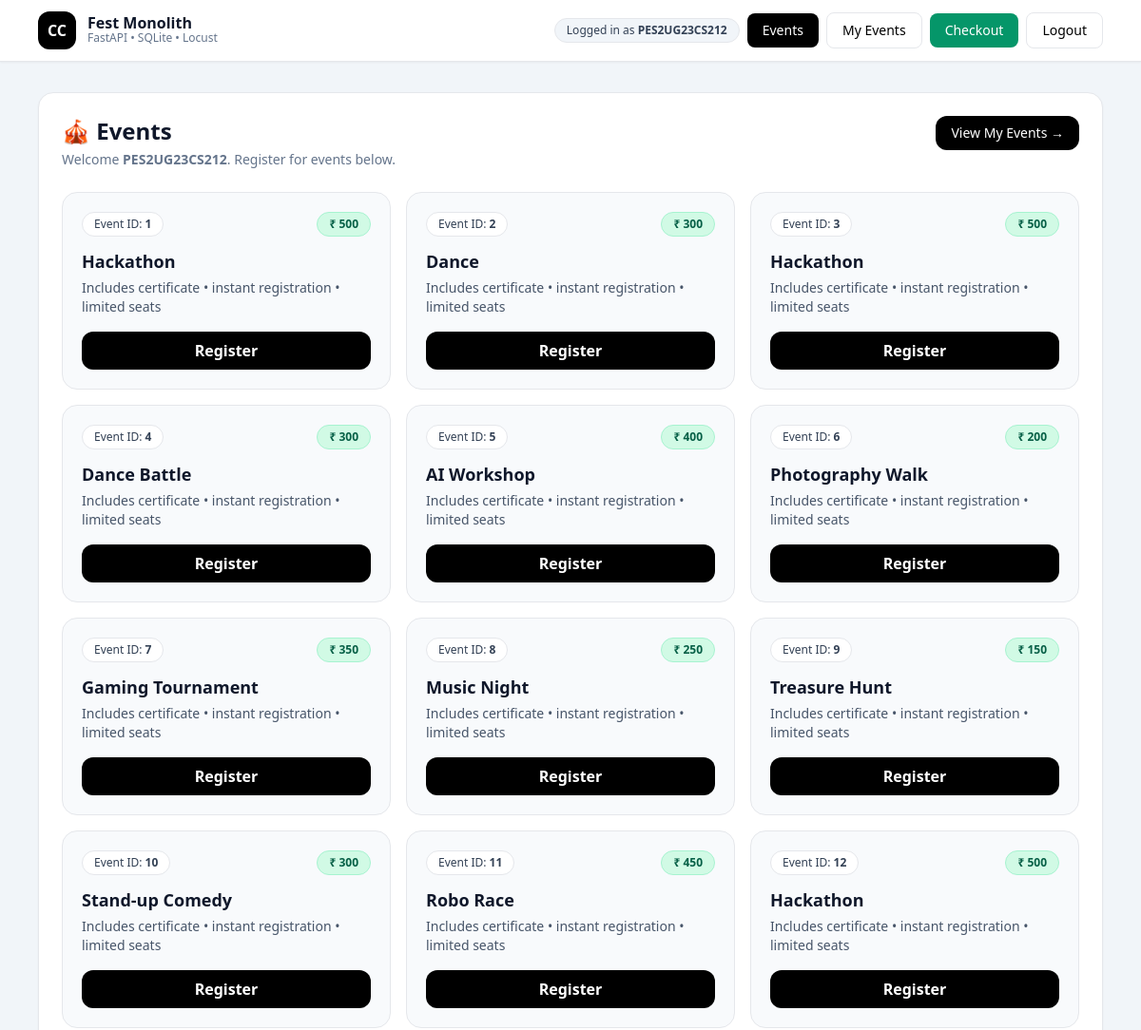
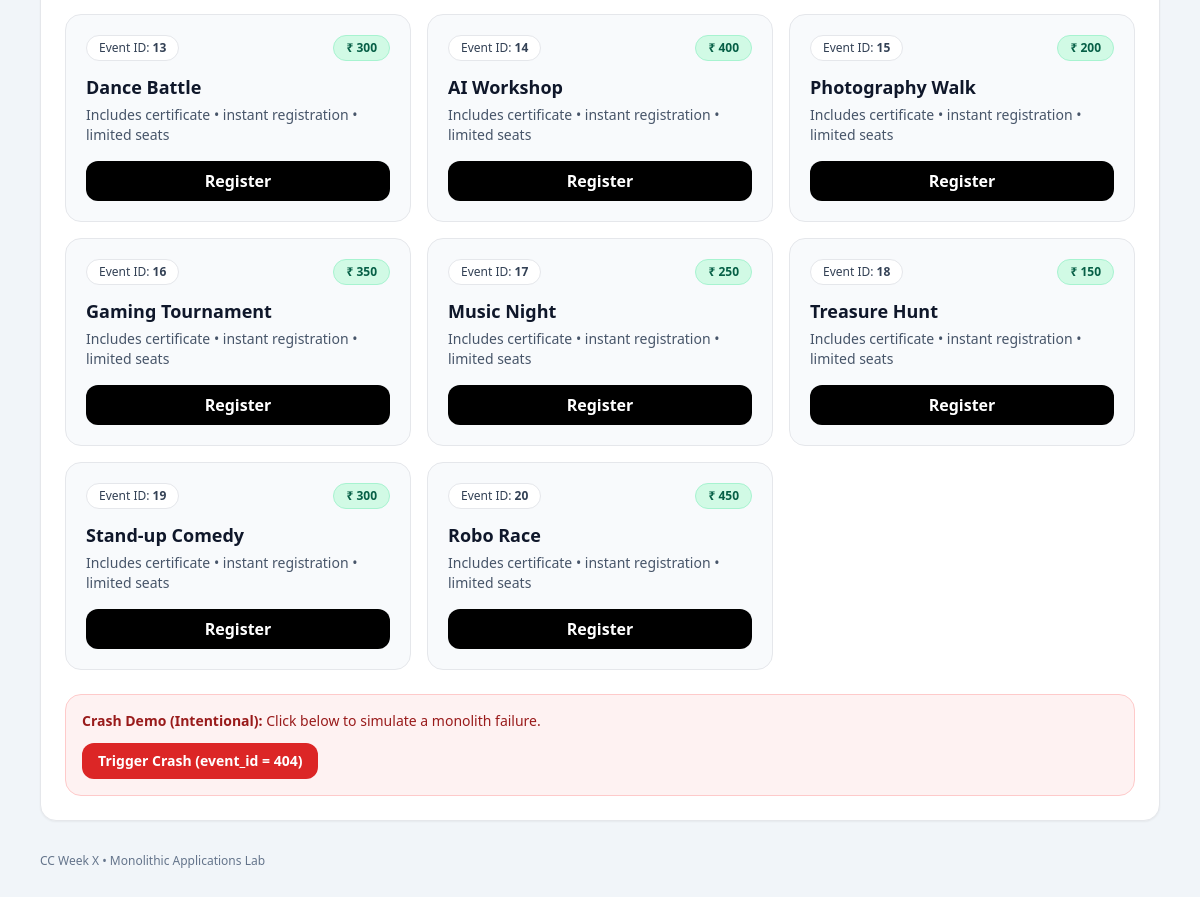
Page /events?user=PES2UG23CS212 on the committed database (2 pictures, top to bottom).
### tables this page shows
CREATE TABLE events (
    id INTEGER PRIMARY KEY AUTOINCREMENT,
    name TEXT,
    fee INTEGER
);

### main.py (the view)
@app.get("/events", response_class=HTMLResponse)
def events(request: Request, user: str):
    db = get_db()
    rows = db.execute("SELECT * FROM events").fetchall()
    waste = 0
    for i in range(3000000):
        waste += i % 3
    return templates.TemplateResponse(
        "events.html",
        {"request": request, "events": rows, "user": user}
    )

### templates/events.html
{% extends "base.html" %}
{% block content %}
<div class="bg-white rounded-2xl shadow-sm border p-6">
  <div class="flex items-start justify-between gap-4 flex-wrap">
    <div>
      <h1 class="text-2xl font-bold text-slate-900">🎪 Events</h1>
      <p class="text-sm text-slate-500 mt-1">
        Welcome <b>{{ user }}</b>. Register for events below.
      </p>
    </div>
    <div class="flex gap-2 flex-wrap">
      <a href="/my-events?user={{ user }}"
         class="px-4 py-2 rounded-xl bg-black text-white font-medium text-sm hover:opacity-90">
        View My Events →
      </a>
    </div>
  </div>
  <div class="mt-6 grid sm:grid-cols-2 lg:grid-cols-3 gap-4">
    {% for e in events %}
      <div class="rounded-2xl border bg-slate-50 p-5 hover:bg-white hover:shadow-sm transition">
        <div class="flex items-center justify-between">
          <span class="text-xs px-3 py-1 rounded-full bg-white border text-slate-700">
            Event ID: <b>{{ e[0] }}</b>
          </span>
          <span class="text-xs px-3 py-1 rounded-full bg-emerald-100 border border-emerald-200 text-emerald-800 font-semibold">
            ₹ {{ e[2] }}
          </span>
        </div>
        <h2 class="mt-3 text-lg font-bold text-slate-900">{{ e[1] }}</h2>
        <p class="text-sm text-slate-600 mt-1">
          Includes certificate • instant registration • limited seats
        </p>
        <a href="/register_event/{{ e[0] }}?user={{ user }}"
           class="mt-4 block text-center px-4 py-2 rounded-xl bg-black text-white font-semibold hover:opacity-90">
          Register
        </a>
      </div>
    {% endfor %}
  </div>
  <div class="mt-6 p-4 rounded-2xl bg-red-50 border border-red-200 text-red-800 text-sm">
    <b>Crash Demo (Intentional):</b> Click below to simulate a monolith failure.
    <div class="mt-3">
      <a href="/register_event/404?user={{ user }}"
         class="inline-flex px-4 py-2 rounded-xl bg-red-600 text-white font-semibold hover:bg-red-700">
        Trigger Crash (event_id = 404)
      </a>
    </div>
  </div>
</div>
{% endblock %}

### templates/base.html (shortened to what this page needs)
<!DOCTYPE html>
<html lang="en">
<head>
  <script src="https://cdn.tailwindcss.com"></script>
</head>
<body class="bg-slate-100">
  <nav class="bg-white shadow-sm border-b">
    <div class="max-w-6xl mx-auto px-4 py-3 flex items-center justify-between">
      <div class="flex items-center gap-3">
        <div class="h-10 w-10 rounded-xl bg-black text-white grid place-items-center font-bold">CC</div>
        <div>
          <p class="font-semibold text-slate-900 leading-none">Fest Monolith</p>
          <p class="text-xs text-slate-500">FastAPI • SQLite • Locust</p>
        </div>
      </div>
      <div class="flex items-center gap-2 flex-wrap">
        {% if user %}
          <span class="text-xs px-3 py-1 rounded-full bg-slate-100 border text-slate-700">
            Logged in as <b>{{ user }}</b>
          </span>
          <a href="/events?user={{ user }}" class="px-4 py-2 rounded-lg bg-black text-white text-sm font-medium hover:opacity-90">
            Events
          </a>
          <a href="/my-events?user={{ user }}" class="px-4 py-2 rounded-lg bg-white border text-sm font-medium hover:bg-slate-50">
            My Events
          </a>
          <a href="/checkout" class="px-4 py-2 rounded-lg bg-emerald-600 text-white text-sm font-medium hover:bg-emerald-700">
            Checkout
          </a>
          <a href="/login" class="px-4 py-2 rounded-lg bg-white border text-sm font-medium hover:bg-slate-50">
            Logout
          </a>
        {% endif %}
      </div>
    </div>
  </nav>
  <main class="max-w-6xl mx-auto px-4 py-8">
    {% block content %}{% endblock %}
  </main>
  <footer class="max-w-6xl mx-auto px-4 pb-10 text-xs text-slate-500">
    CC Week X • Monolithic Applications Lab
  </footer>
</body>
</html>

### rows in the picture
events: id "1", fee "500", name "Hackathon"
events: id "2", fee "300", name "Dance"
events: id "3", fee "500", name "Hackathon"
events: id "4", fee "300", name "Dance Battle"
events: id "5", fee "400", name "AI Workshop"
events: id "6", fee "200", name "Photography Walk"
events: id "7", fee "350", name "Gaming Tournament"
events: id "8", fee "250", name "Music Night"
events: id "9", fee "150", name "Treasure Hunt"
events: id "10", fee "300", name "Stand-up Comedy"
events: id "11", fee "450", name "Robo Race"
events: id "12", fee "500", name "Hackathon"
events: id "13", fee "300", name "Dance Battle"
events: id "14", fee "400", name "AI Workshop"
events: id "15", fee "200", name "Photography Walk"
events: id "16", fee "350", name "Gaming Tournament"
events: id "17", fee "250", name "Music Night"
events: id "18", fee "150", name "Treasure Hunt"
events: id "19", fee "300", name "Stand-up Comedy"
events: id "20", fee "450", name "Robo Race"

### other values in the picture
{{ user }} "PES2UG23CS212"
